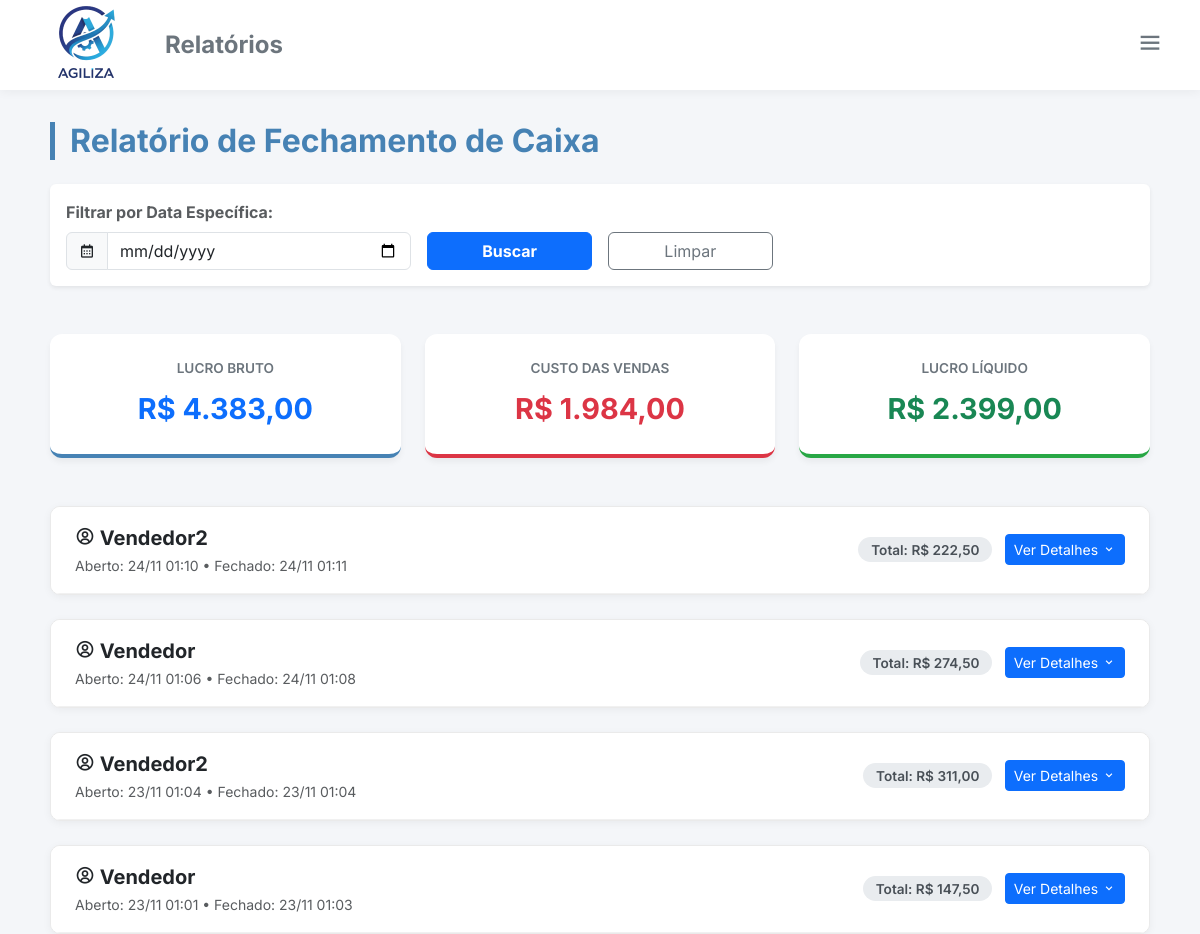
The app's page /consulta_caixa.php (signed in, upper part), older data.
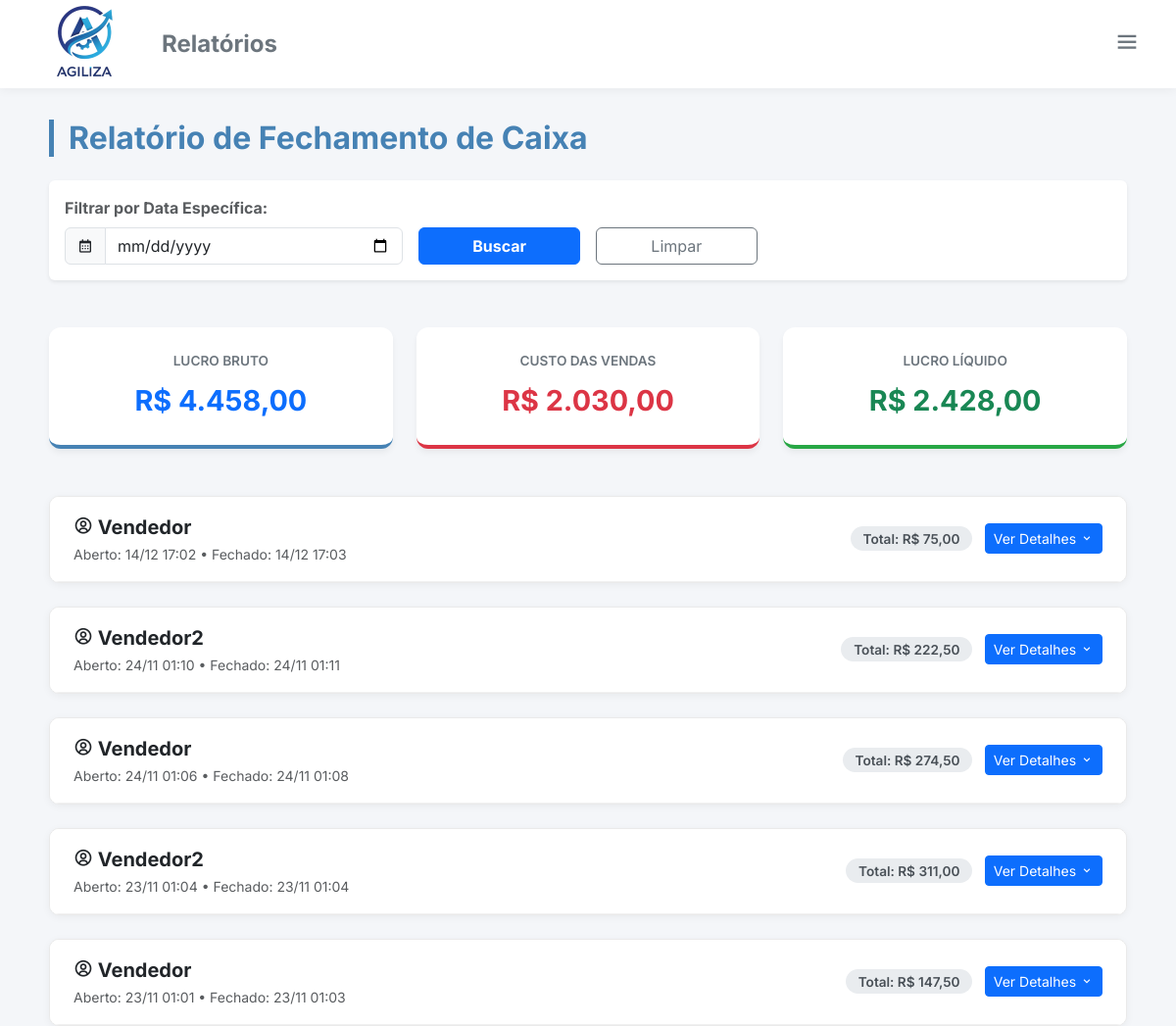
The same page, newer data.
### tables this page shows
CREATE TABLE IF NOT EXISTS `fechamento_caixa` (
  `id_fechamento` int NOT NULL AUTO_INCREMENT,
  `data_abertura` datetime DEFAULT NULL,
  `data_fechamento` datetime DEFAULT NULL,
  `operador` varchar(50) DEFAULT NULL,
  `valor_abertura` decimal(10,2) DEFAULT '0.00',
  `total_dinheiro` decimal(10,2) DEFAULT '0.00',
  `total_cartaoC` decimal(10,2) DEFAULT '0.00',
  `total_cartaoD` decimal(10,2) DEFAULT '0.00',
  `total_pix` decimal(10,2) DEFAULT '0.00',
  `valor_final_informado` decimal(10,2) DEFAULT '0.00',
  PRIMARY KEY (`id_fechamento`)
);

### consulta_caixa.php (the view, shortened to what the changed rows need)
<?php
require_once "config/conexao.php";
$tipo_usuario = isset($_SESSION['tipo_usuario']) ? $_SESSION['tipo_usuario'] : 0;
$usuario_logado = $_SESSION['nome_usuario'];
$dataFiltro = isset($_GET['data']) ? $_GET['data'] : '';
if ($tipo_usuario != 1) {
    $dataFiltro = date('Y-m-d');
    $sql = "SELECT * FROM fechamento_caixa WHERE DATE(data_fechamento) = :data AND operador = :operador ORDER BY data_fechamento DESC";
    $stmt = $conn->prepare($sql);
    $stmt->bindValue(':data', $dataFiltro);
    $stmt->bindValue(':operador', $usuario_logado);
} else {
    if ($dataFiltro) {
        $sql = "SELECT * FROM fechamento_caixa WHERE DATE(data_fechamento) = :data ORDER BY data_fechamento DESC";
        $stmt = $conn->prepare($sql);
        $stmt->bindValue(':data', $dataFiltro);
    } else {
        $data_final = date('Y-m-d 23:59:59');
        $data_inicial = date('Y-m-d 00:00:00', strtotime('-30 days'));
        $sql = "SELECT * FROM fechamento_caixa WHERE data_fechamento BETWEEN :ini AND :fim ORDER BY data_fechamento DESC";
        $stmt = $conn->prepare($sql);
        $stmt->bindValue(':ini', $data_inicial);
        $stmt->bindValue(':fim', $data_final);
    }
}
$stmt->execute();
$registros = $stmt->fetchAll(PDO::FETCH_ASSOC);
$dados_agrupados = [];
$faturamento_total_periodo = 0;
$custo_total_periodo = 0;
$lucro_total_periodo = 0;
foreach ($registros as $key => $r) {
    $faturamento_fechamento = $r['total_dinheiro'] + $r['total_cartaoC'] + $r['total_cartaoD'] + $r['total_pix'];
    $r['faturamento_total'] = $faturamento_fechamento;
    $custo_vendas = 0;
    try {
        $sql_custo = "
            SELECT SUM(sp.quantidade * p.preco_compra) as custo
            FROM vendas v
            JOIN saida_produtos sp ON v.id_venda = sp.venda_id
            JOIN produto p ON sp.id_produto = p.id_produto
            WHERE v.fechamento_caixa_id = :id_fechamento
        ";
        $stmtCusto = $conn->prepare($sql_custo);
        $stmtCusto->bindValue(':id_fechamento', $r['id_fechamento']);
        $stmtCusto->execute();
        $custo_vendas = (float) $stmtCusto->fetchColumn();
    } catch (Exception $e) { $custo_vendas = 0; }
    $r['custo_total'] = $custo_vendas;
    $r['lucro_total'] = $faturamento_fechamento - $custo_vendas;
    $faturamento_total_periodo += $faturamento_fechamento;
    $custo_total_periodo += $custo_vendas;
    $lucro_total_periodo += $r['lucro_total'];
    $sql_itens = "
        SELECT p.id_produto, p.nome, p.sabor, SUM(sp.quantidade) as qtd_total, v.id_forma_pagamento, fp.nome_pagamento
        FROM vendas v
        JOIN saida_produtos sp ON v.id_venda = sp.venda_id
        JOIN produto p ON sp.id_produto = p.id_produto
        JOIN forma_pagamento fp ON v.id_forma_pagamento = fp.id_forma_pagamento
        WHERE v.fechamento_caixa_id = :id_fechamento
        GROUP BY p.id_produto, p.nome, p.sabor, fp.nome_pagamento
    ";
    $stmtItens = $conn->prepare($sql_itens);
    $stmtItens->bindValue(':id_fechamento', $r['id_fechamento']);
    $stmtItens->execute();
    $r['itens_vendidos'] = $stmtItens->fetchAll(PDO::FETCH_ASSOC);
    $dados_agrupados[] = $r;
}
?>
<!DOCTYPE html>
<html lang="pt-BR">
<head>
    <link href="https://cdn.jsdelivr.net/npm/bootstrap@5.3.6/dist/css/bootstrap.min.css" rel="stylesheet" />
    <link href="https://unpkg.com/boxicons@2.1.4/css/boxicons.min.css" rel="stylesheet">
    <link href="assets/css/style_consulta.css" rel="stylesheet" />
    <link href="assets/css/dark_mode.css" rel="stylesheet">
</head>
<body>
    <div class="container main-container">
        <div class="d-flex justify-content-between align-items-center mb-4">
            <h2 class="page-title m-0">Relatório de Fechamento de Caixa</h2>
        </div>
        <div class="row g-4 mb-5">
            <div class="col-md-4">
                <div class="kpi-card border-blue">
                    <div class="kpi-title">Lucro Bruto</div>
                    <div class="kpi-value text-primary">R$ <?= number_format($faturamento_total_periodo, 2, ',', '.') ?></div>
                </div>
            </div>
            <?php if ($tipo_usuario == 1): ?>
            <div class="col-md-4">
                <div class="kpi-card border-red">
                    <div class="kpi-title">Custo das Vendas</div>
                    <div class="kpi-value text-danger">R$ <?= number_format($custo_total_periodo, 2, ',', '.') ?></div>
                </div>
            </div>
            <div class="col-md-4">
                <div class="kpi-card border-green">
                    <div class="kpi-title">Lucro Líquido</div>
                    <div class="kpi-value text-success">R$ <?= number_format($lucro_total_periodo, 2, ',', '.') ?></div>
                </div>
            </div>
            <?php endif; ?>
        </div>
        <?php if (empty($dados_agrupados)): ?>
            <div class="text-center py-5 text-muted">
                <i class='bx bx-ghost fs-1 mb-3 opacity-25'></i>
                <p>Nenhum fechamento de caixa encontrado para este período.</p>
            </div>
        <?php else: ?>
            <?php foreach ($dados_agrupados as $r): ?>
                <div class="closing-card">
                    <div class="closing-header">
                        <div>
                            <div class="fw-bold fs-5 text-dark">
                                <i class='bx bx-user-circle'></i> <?= htmlspecialchars($r['operador']) ?>
                            </div>
                            <small class="text-muted">
                                Aberto: <?= date('d/m H:i', strtotime($r['data_abertura'])) ?> &bull;
                                Fechado: <?= date('d/m H:i', strtotime($r['data_fechamento'])) ?>
                            </small>
                        </div>
                        <div class="text-end">
                            <span class="info-badge">Total: R$ <?= number_format($r['faturamento_total'], 2, ',', '.') ?></span>
                            <button class="btn btn-sm btn-primary ms-2" type="button" data-bs-toggle="collapse" data-bs-target="#detalhes-<?= $r['id_fechamento'] ?>">
                                Ver Detalhes <i class='bx bx-chevron-down'></i>
                            </button>
                        </div>
                    </div>
                </div>
            <?php endforeach; ?>
        <?php endif; ?>
    </div>
</body>
</html>

Row changes from the older to the newer data that the page shows:
added fechamento_caixa: operador "Vendedor", data_abertura "14/12 17:02", data_fechamento "14/12 17:03", faturamento_total "75,00"
Text that changed along with them:
$faturamento_total_periodo: "4.383,00" → "4.458,00"
$custo_total_periodo: "1.984,00" → "2.030,00"
$lucro_total_periodo: "2.399,00" → "2.428,00"
